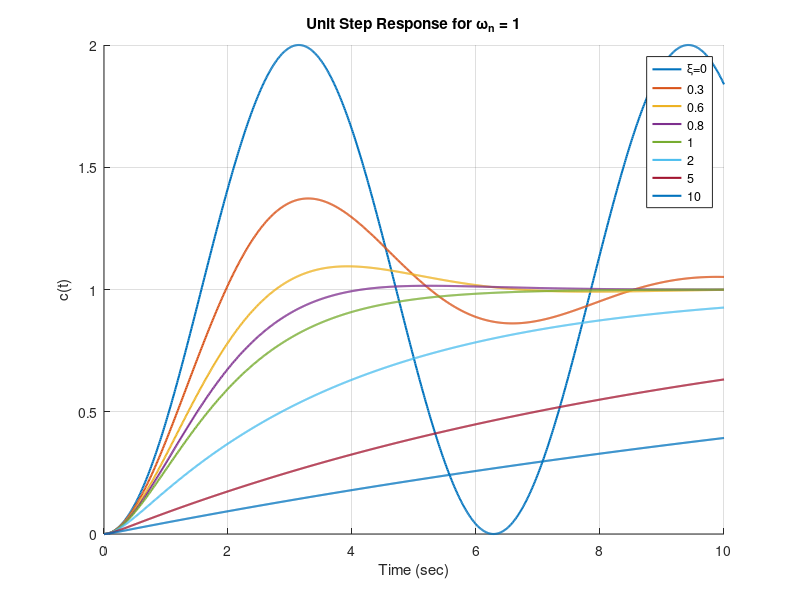
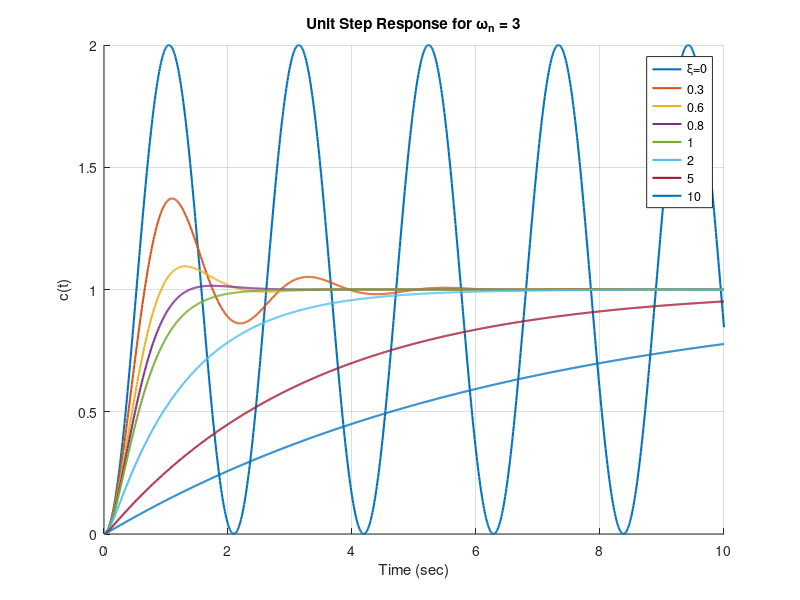
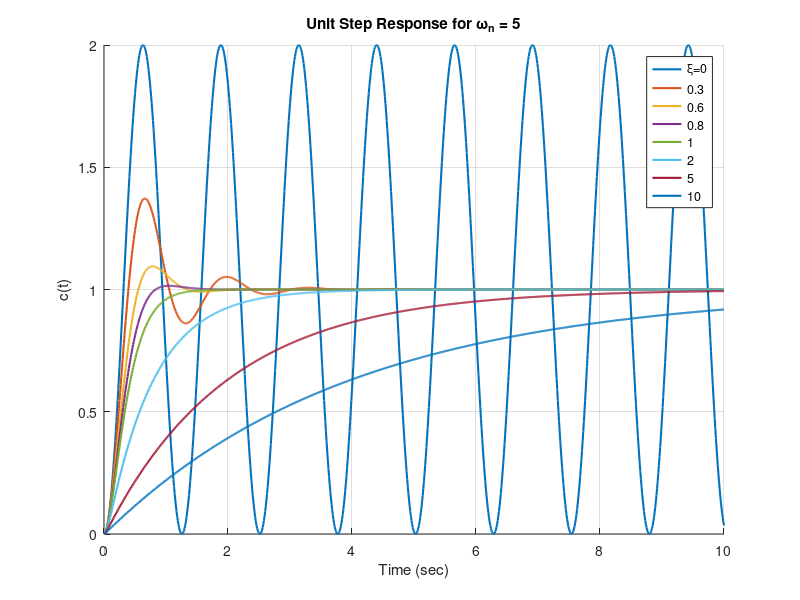

Write the MATLAB code that produced these figures, in order.
clc; clear; close all;

zeta = [0 0.3 0.6 0.8 1 2 5 10];
wn = [1 3 5];     % three values of natural frequency

t = 0:0.01:10;

for j = 1:length(wn)

    figure;
    hold on;
    
    for i = 1:length(zeta)
        
        num = wn(j)^2;
        den = [1 2*zeta(i)*wn(j) wn(j)^2];
        
        sys = tf(num,den);
        
        [y,t1] = step(sys,t);
        
        plot(t1,y,'LineWidth',1.5)
    end
    
    grid on
    xlabel('Time (sec)')
    ylabel('c(t)')
    title(['Unit Step Response for \omega_n = ',num2str(wn(j))])
    
    legend('\xi=0','0.3','0.6','0.8','1','2','5','10')
end
